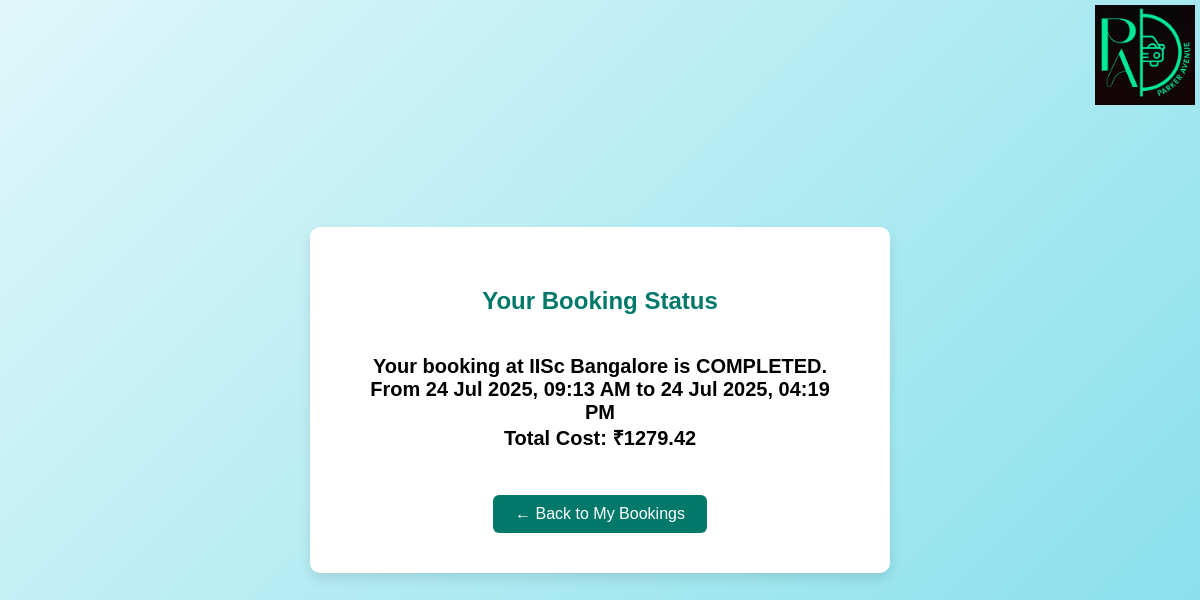
Page /book_status/12 (signed in) on the committed database.
### models.py (models this page shows, shortened)
class ParkingLot(db.Model):
    id = db.Column(db.Integer, primary_key=True)
    prime_location_name = db.Column(db.String(150), nullable=False)
    price_per_hour = db.Column(db.Float, nullable=False)
    address = db.Column(db.String(200), nullable=False)
    pin_code = db.Column(db.String(12), nullable=False)
    max_spots = db.Column(db.Integer, nullable=False)
    spots = db.relationship('ParkingSpot', backref='lot', lazy=True)

class Reservation(db.Model):
    id = db.Column(db.Integer, primary_key=True)
    spot_id = db.Column(db.Integer, db.ForeignKey('parking_spot.id'), nullable=False)
    user_id = db.Column(db.Integer, db.ForeignKey('user.id'), nullable=False)
    vehicle_id = db.Column(db.Integer, db.ForeignKey('vehicle.id'), nullable=True)
    parking_timestamp = db.Column(db.DateTime, default=datetime.utcnow)
    leaving_timestamp = db.Column(db.DateTime, nullable=True)
    cost_per_hour = db.Column(db.Float, nullable=False)
    total_cost = db.Column(db.Float, default=0.0)
    status = db.Column(db.String(20), default='Pending')

### app.py (the view)
@app.route('/book_status/<int:booking_id>')
@login_required
def book_status(booking_id):
    reservation = Reservation.query.get_or_404(booking_id)
    if reservation.user_id != session['user_id']:
        abort(403)
    return render_template('book_status.html',
                           reservation=reservation,
                           lot=reservation.spot.lot,
                           now=datetime.utcnow())

### app.py (called while the page is built)
def login_required(f):
    @wraps(f)
    def decorated_function(*args, **kwargs):
        if 'user_id' not in session:
            flash('Please log in first', 'danger')
            return redirect(url_for('user_login'))
        return f(*args, **kwargs)
    return decorated_function

### templates/book_status.html (shortened to what this page needs)
<!DOCTYPE html>
<html lang="en">
<head>
</head>
<body>
  <div class="logo-container">
            <img src="{{ url_for('static', filename='../static/images/parker_avenue_logo.png') }}" alt=" ">
  </div>
  <div class="status-container">
    <h2>Your Booking Status</h2>
    {% if reservation.status == "Rejected" %}
      <div class="status-message rejected">
        Sorry, your booking was <strong>REJECTED</strong>.<br>
        Please try selecting a different time or location.
      </div>
    {% elif reservation.status == "Pending" %}
      <span class="status pending">Status: Pending</span>
    {% elif reservation.leaving_timestamp and reservation.leaving_timestamp < now %}
      <div class="status-message completed">
        Your booking at <strong>{{ reservation.spot.lot.prime_location_name }}</strong> is <strong>COMPLETED</strong>.<br>
        <span>
          From <strong>{{ reservation.parking_timestamp.strftime('%d %b %Y, %I:%M %p') }}</strong>
          to <strong>{{ reservation.leaving_timestamp.strftime('%d %b %Y, %I:%M %p') }}</strong>
        </span>
        <br>
        <span>Total Cost: ₹{{ reservation.total_cost }}</span>
      </div>
    {% endif %}
    <a href="{{ url_for('user_bookings') }}" class="back-btn">&larr; Back to My Bookings</a>
  </div>
</body>
</html>

### templates/book_status.html (style rules this page uses)
body { font-family: Arial, sans-serif; background: linear-gradient(135deg, #e0f7fa, #80deea); margin: 0; padding: 0; display: flex; align-items: center; justify-content: center; height: 100vh; }
.status-container { background-color: #ffffff; padding: 40px; border-radius: 10px; box-shadow: 0 6px 12px rgba(0, 0, 0, 0.1); max-width: 500px; text-align: center; }
.status-container h2 { color: #00796b; margin-bottom: 20px; }
.status-message { font-size: 20px; font-weight: bold; padding: 20px; border-radius: 10px; margin-top: 20px; }
.back-btn { display: inline-block; margin-top: 24px; padding: 10px 22px; background: #00796b; color: #fff; border-radius: 6px; text-decoration: none; font-size: 16px; transition: background 0.2s; }
.logo-container { position: absolute; top: 5px; right: 5px; text-align: right; }
.logo-container img { height: 100px; width: 100px; }

### rows in the picture
ParkingLot: spot.lot.prime_location_name "IISc Bangalore"
Reservation: parking_timestamp "24 Jul 2025, 09:13 AM", leaving_timestamp "24 Jul 2025, 04:19 PM", total_cost "1279.42"
